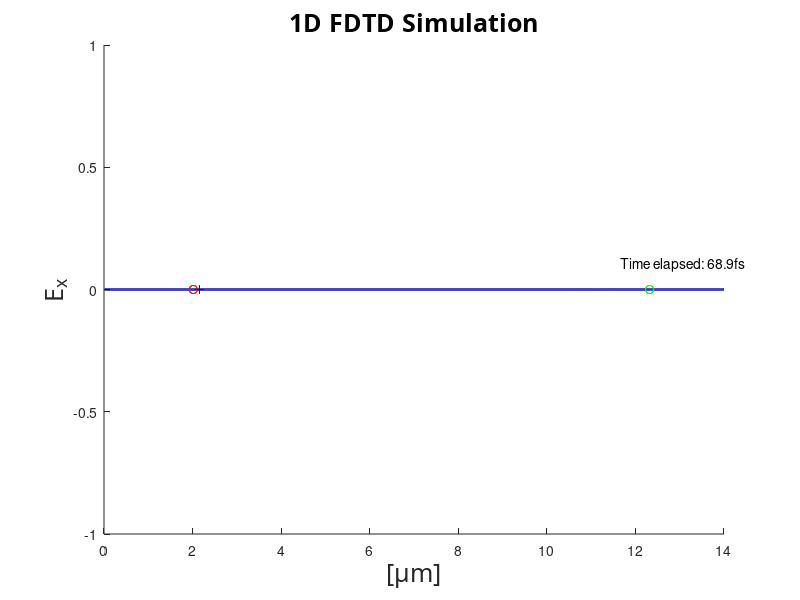
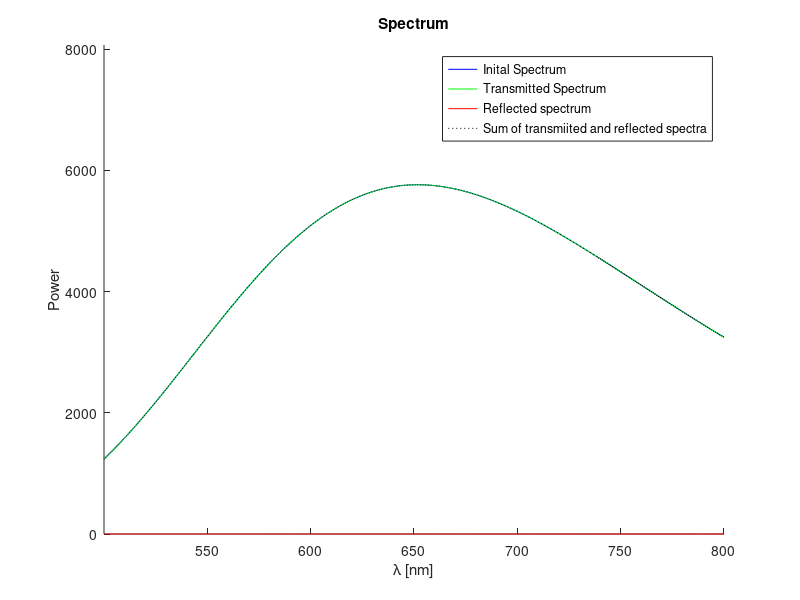
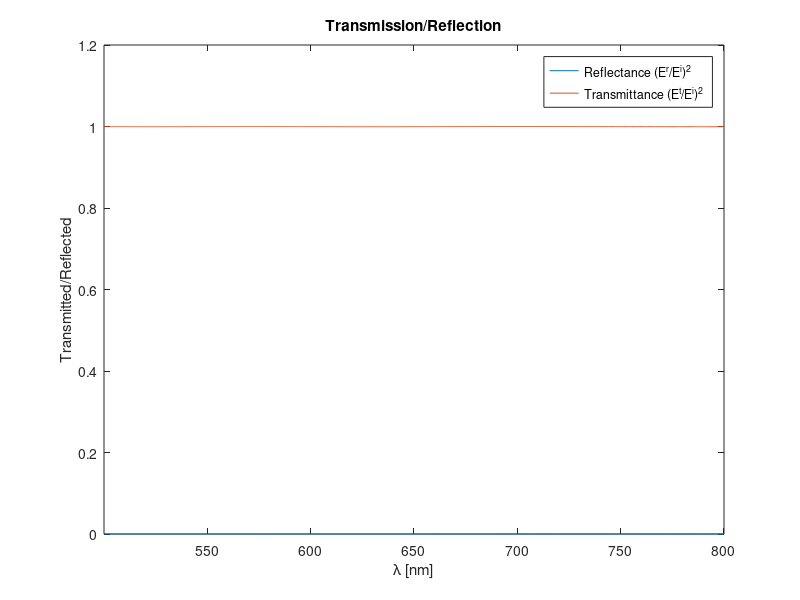

Reproduce these figures in MATLAB, in order.



clear all;
close all;

% Physical Constants
epsNot = 8.854187817620e-12;    % Permittivity of Free Space
muNot = 1.25663706e-6;          % Magnetic Constant
cNot = 2.99792458e8;            % Speed of light
etaNot = sqrt(muNot/epsNot);    % Characteristic impedence of free space

%% Program Info:  
%%%%%%%%%%%%%%%%%%%%%%%%%%%%%%%%%%%%%%%%%%%%%%%%%%%%%%%%%%%%%%%%%%%%%%%%%%%
%                                                                         %
%                                                                         %
% Simulates electromagnitic wave propagation in 1D using the FDTD method  %
% 1. Utilizes Ex and Hy fields propagating in z direction                 %
% 2. CPML utilized to truncate spacial domain                             %
% 3. Source condition can be varied in the settings                       %
% 4. Coefficient vectors allow simple implementation of refractive        %
%    indices and/or simple lossy media                                    %
%                                                                         %
%                                                                         %
%  This Source Code Form is subject to the terms of the Mozilla Public    %
%  License, v. 2.0. If a copy of the MPL was not distributed with this    %
%  file, You can obtain one at http://mozilla.org/MPL/2.0/.               %
%                                                                         %
%  Copyright (C) 2012-2013 Brian D. Hong                                  %
%                                                                         %
%%%%%%%%%%%%%%%%%%%%%%%%%%%%%%%%%%%%%%%%%%%%%%%%%%%%%%%%%%%%%%%%%%%%%%%%%%% 


%% Parameters and Settings
%%%%%%%%%%%%%%%%%%%%%%% Define FDTD solution space %%%%%%%%%%%%%%%%%%%%%%%% 
spaceSize    = 14.0e-6;         % Spactial Domain  (1 = 1 meter)           [USER DEFINED]
timeDom      = 70e-15;           % Time domain      (1 = 1 sec)             [USER DEFINED]
gridSize     = 1000;            % Total number of spatial cells            [USER DEFINED]
dx           = spaceSize/gridSize;                 
dt           = .5*dx/(cNot);  
maxIter      = round(timeDom/dt);    

%%%%%%%%%%%%%%%%%%%%%%%% Hard source parameters %%%%%%%%%%%%%%%%%%%%%%%%%%%
% Gaussian = 1,  Modulated Gaussian = 2,  Sine Wave = 3, 
% Ricker Wavelet = 4;
pulseSetting = 2;               % Choose which source condition to use     [USER DEFINED]
sourcePos    = 2e-6 ;           % Location of source in meters             [USER DEFINED]
sourcePos    = round(sourcePos/dx);
% Gaussian Pulse parameters
width        = 10e-15;          % Approximate width of pulse in time (sec) [USER DEFINED]
maxT         = width*2;
% Sine Wave Parameters
f            = 460e12;          % Frequency                                [USER DEFINED]
amp          = 1;               % Amplitude of Wave                        [USER DEFINED]
lambda       = cNot/f;          % Wavelength
omega        = 2*pi*f;          % Angular Frequency
% Ricker Wavelet Parameters
fp           = 5e8;             % Peak Frequency                           [USER DEFINED]
md           = 1;               % Temporal Delay Multiple                  [USER DEFINED]
dr           = md/fp;           % Temporal Delay

%%%%%%%%%%%%%%%%%%%%%%% Frequency domain parameters %%%%%%%%%%%%%%%%%%%%%%%
lambdaWindow = [ 500, 800]*1e-9;
stepsF       = 1000;
detInitial   = sourcePos+1;     % Position of initial detector             [USER DEFINED]
detPost      = gridSize-120;    % Position of latter detector              [USER DEFINED]
detRef       = detInitial+10;   % Position of reflection detector

%%%%%%%%%%%%%%%%%%%%%%%%%%%%% PML Parameters %%%%%%%%%%%%%%%%%%%%%%%%%%%%%%
pmlWidth     = 10;              % Width of PML in grid points              [USER DEFINED]
sigM         = 3;               % Power of sigma in PML                    [USER DEFINED]
sigMax       = 5*(sigM+1)*...   % Max value of sigma in PML
              .8/(etaNot*dx);
kappaMax     = 1;               % Max value of kappa in PML                [USER DEFINED]
kappaM       = 3;               % Power of kappa in PML                    [USER DEFINED]
aMax         = 1;               % Max value of kappa in PML                [USER DEFINED]
aM           = 3;               % Power of a in PML                        [USER DEFINED]

%%%%%%%%%%%%%%%%%%%%%%%%%%%%% Other Settings %%%%%%%%%%%%%%%%%%%%%%%%%%%%%%
stopTime = 2000;
skipFrames = 50;
posMed = 3e-6;                  % Position of medium relative to source    [USER DEFINED]                              
posMed = round(posMed/dx)+sourcePos;
visible = [0 14.0 -1 1];
visible2 = [0 14 -.2 .2];
stoppingNorm = .0002;
switchAxis = 125000;

% Print current settings
display(strcat('Spacial domain =  ',  num2str(round(spaceSize*1e7)*1e-1), ' microns'))
display(strcat('dx =  ',  num2str(round(dx*1e10)*1e-1), ' nm'))
display(strcat('Time domain =  ',  num2str(round(maxIter*dt*1e16)*1e-1), ' fs'))
display(strcat('Time step =  ',  num2str(round(dt*1e19)*1e-4), ' fs'))

%% Frequency domain parameters
freqMin = cNot/lambdaWindow(1);
freqMax = cNot/lambdaWindow(2);
testFreq = linspace(freqMin, freqMax, stepsF);
testWL = cNot./testFreq;
EfInit  = zeros(size(testFreq));
EfFinal = zeros(size(testFreq));
EfRef   = zeros(size(testFreq));


%% Initialize solution vectors
xDom = 1:gridSize;

% Electric Field
Ex = zeros(1,gridSize);
Jx = zeros(1,gridSize);

% Magnetic Field
Hy = zeros(1,gridSize-1);
My = zeros(1,gridSize-1);

% Relative permittivity/permeability
sigx = zeros(1,gridSize);
epsx = ones(1,gridSize);
muy = ones(1,gridSize-1);

% PML Auxilliary variables
QEx = zeros(size(Hy));
QHy = zeros(size(Ex));


%% Compute coefficient vectors
% E-Field coeff.
cx1 = (1-(sigx.*dt)./(2*epsNot.*epsx))./(1+(sigx.*dt)./(2*epsNot.*epsx));
cx2 = (dt./(epsNot.*epsx))./(1+(sigx.*dt)./(2*epsNot.*epsx));

% D-Field coeff.
dy1 = dt./(muNot*muy);


%% Compute PML Coefficients
xVec = (1:pmlWidth)-.5;
xVecShift = xVec+.5;

% Basic Vectors
sigVec = (abs(xVec+.5).^sigM./pmlWidth.^sigM).*sigMax;
sigVecStag = (abs(xVec).^sigM./pmlWidth.^sigM).*sigMax;

kappaVec = 1+(abs(xVec+.5).^kappaM./pmlWidth.^kappaM).*(kappaMax-1);
kappaVecStag = 1+(abs(xVec).^kappaM./pmlWidth.^kappaM).*(kappaMax-1);

aVec = (abs(xVec+.5).^aM./pmlWidth.^aM).*aMax;
aVecStag = (abs(xVec).^aM./pmlWidth.^aM).*aMax;

% Full vector set spanning grid space
sigVecD = [sigVec(end:-1:1) zeros(1,gridSize-2*length(sigVec)) sigVec];
sigVecStagD = [sigVecStag(end:-1:1) zeros(1,gridSize-2*length(sigVec)-1) sigVecStag];

kappaVecD = [kappaVec(end:-1:1) ones(1,gridSize-2*length(kappaVec)) kappaVec];
kappaVecStagD = [kappaVecStag(end:-1:1) ones(1,gridSize-2*length(kappaVec)-1) kappaVecStag];

aVecD = [aVec(end:-1:1) zeros(1,gridSize-2*length(aVec)) aVec];
aVecStagD = [aVecStag(end:-1:1) zeros(1,gridSize-2*length(aVec)-1) aVecStag];

tau = (kappaVecD.*epsNot)./(kappaVecD.*aVecD+sigVecD);
tauStag = (kappaVecStagD.*epsNot)./(kappaVecStagD.*aVecStagD+sigVecStagD);

% Compute coefficients for use in update
bx = exp(-dt./tau);
by = exp(-dt./tauStag);

gx = (sigVecD./(kappaVecD.*(kappaVecD.*aVecD+sigVecD))).*(1-exp(-dt./tau));
gy = (sigVecStagD./(kappaVecStagD.*(kappaVecStagD.*aVecStagD+sigVecStagD))).*(1-exp(-dt./tauStag));

kx = kappaVecD;
ky = kappaVecStagD;

for k = 1:length(gx)
    if isnan(gx(k))
        gx(k) = 0;
    end
end

for k = 1:length(gy)
    if isnan(gy(k))
        gy(k) = 0;
    end
end




%% %%%%%%%%%%%%%%%%%%%%%%%%%%%%%%%%%%%%%%%% MAIN SOLUTION LOOP %%%%%%%%%%%%%%%%%%%%%%%%%%%%%%%%%%%%%%%% %%
figure('outerposition', [110   100   1100   600])
set(1,'color',[.9 .9 .9])

for n = 1:maxIter
    % Source Condition  
    if pulseSetting == 1            % Gaussian Source
        source = exp(-(maxT-n*dt)^2/(width/5)^2);
    elseif pulseSetting == 2        % Modulated Gaussian Source
        source = exp(-(maxT-n*dt)^2/(width/5)^2) * amp*sin(omega*n*dt);
    elseif pulseSetting == 3        % CW source
        source = amp*sin(omega*n*dt);
    elseif pulseSetting == 4        % Ricker Wavelet source
        source = (1-2*(pi*fp*(n*dt-dr))^2)*exp(-(pi*fp*(n*dt-dr))^2);
    end

    % Field Updates
    %%%%%%%%%%%%%%%%%%%%%%%%%%%%% H-field Update %%%%%%%%%%%%%%%%%%%%%%%%%%%%%
    QEx = by.*QEx - gy.*(Ex(2:end) - Ex(1:end-1))/dx;
    Hy = Hy + dy1.*ky.*((Ex(2:end) - Ex(1:end-1))/dx + QEx);

    %%%%%%%%%%%%%%%%%%%%%%%%%%%%% E-field Update %%%%%%%%%%%%%%%%%%%%%%%%%%%%%
    QHy(2:end-1) = bx(2:end-1).*QHy(2:end-1) - gx(2:end-1).*(Hy(2:end) - Hy(1:end-1))/dx;
    Ex(2:end-1)  = cx1(2:end-1).*Ex(2:end-1) + cx2(2:end-1).*kx(2:end-1).*( ((Hy(2:end) - Hy(1:end-1))/dx) + QHy(2:end-1) );

    % Source Update
    if n*dt < maxT*2
    Ex(sourcePos) = source;
    end

    % E-field Boundary Update
    Ex(1)   = 0 ;
    Ex(end) = 0 ;

    % Frequency Domain via Discrete Fourier Transform

    if n < stopTime
        EfInit = EfInit + Ex(detInitial).*exp(-1i.*2.*pi.*dt*n.*testFreq);
    else
        EfRef = EfRef + Ex(detRef).*exp(-1i.*2.*pi.*dt*n.*testFreq);
    end
        EfFinal = EfFinal + Ex(detPost).*exp(-1i.*2.*pi.*dt*n.*testFreq);

    % Continuous plotting
    
    if mod(n,skipFrames) == 0 
        %%%%%%%%%%%%%%%%%%%%%% Generate plots/movie %%%%%%%%%%%%%%%%%%%%%%
        clf
        hold on
        disConv = dx*10^6;
        
        % E-field plot
        plot(xDom*disConv, Ex, 'color', [ 0 0 .6], 'linewidth', 2) 
        title('1D FDTD Simulation', 'fontsize', 18, 'fontname', 'cordia new')
        xlabel('[{\mu}m]', 'fontsize', 18, 'fontname', 'cordia new')
        ylabel('E_x', 'fontsize', 18, 'fontname', 'cordia new')
        axis([ 0 gridSize*disConv -1 1])

        % Plot detectors
        plot(detInitial*disConv, 0, 'ro', detPost*disConv, 0, 'go' , detRef*disConv, 0, 'b+')
        plot(detInitial*disConv, 0, 'ro', detPost*disConv, 0, 'go' , detRef*disConv, 0, 'b+')
       

        % Display current time
        timeElaps = num2str(round(n*dt*10^16)*10^-1);
        timeElapsed = strcat('Time elapsed:{ } ', timeElaps, 'fs');
        text(gridSize/1.2*disConv, .105, timeElapsed); 

        % Makes run slower but shows graph each time
        M = getframe(gcf);
        % Movie recording goes here

    end

end
%%%%%%%%%%%%%%%%%%%%%%%%%%%%%%%%%%%%%%%%% END MAIN SOLUTION LOOP %%%%%%%%%%%%%%%%%%%%%%%%%%%%%%%%%%%%%%%%%


%% Generation and plotting of frequency domain results 

% Amplitude in frequency domain
magI = abs(EfInit).^2;
magF = abs(EfFinal).^2;
magR = abs(EfRef).^2;

figure('outerposition', [10   600   600   600])
% Plot freq. spectrum
hold on
plot(testWL*1e9, magI, 'b')
plot(testWL*1e9, magF, 'g')
plot(testWL*1e9, magR, 'r')
plot(testWL*1e9, magR+magF, 'k:')
hold off
ylabel('Power') 
xlabel('{\lambda} [nm]')
legend('Inital Spectrum', 'Transmitted Spectrum', 'Reflected spectrum', 'Sum of transmiited and reflected spectra')
title('Spectrum')
axis([1e9*min(testWL), 1e9*max(testWL),  0 1.4*max([max(magI), max(magR), max(magI)])]) 

% Plot Transmission
trans = magF./magI;
refl = magR./magI;
figure('outerposition', [700   600   600   600])
plot(testWL*1e9, refl, testWL*1e9, trans)
ylabel('Transmitted/Reflected') 
xlabel('{\lambda} [nm]')
legend('Reflectance (E^r/E^i)^2', 'Transmittance (E^t/E^i)^2')
title('Transmission/Reflection')
axis([1e9*min(testWL), 1e9*max(testWL),  0 1.2*max([max(trans), max(refl)])]) 
